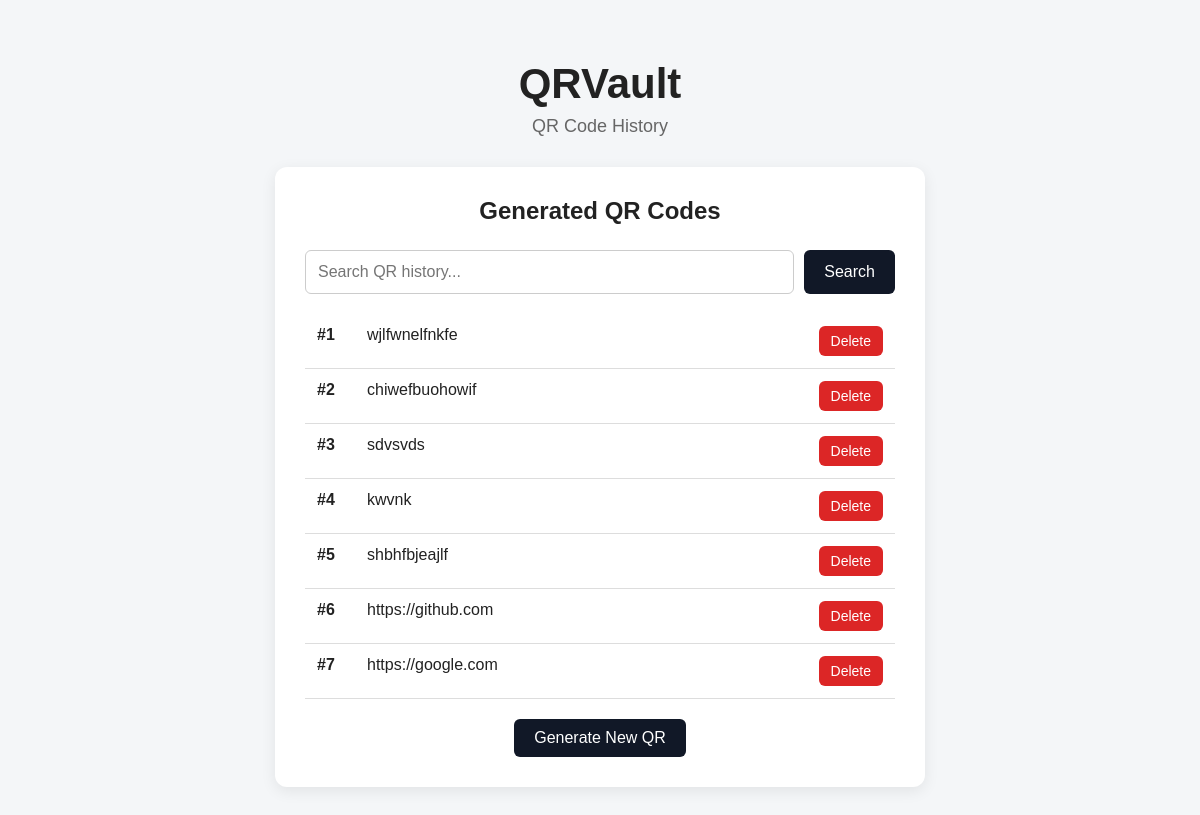
Before: /history with the older database file.
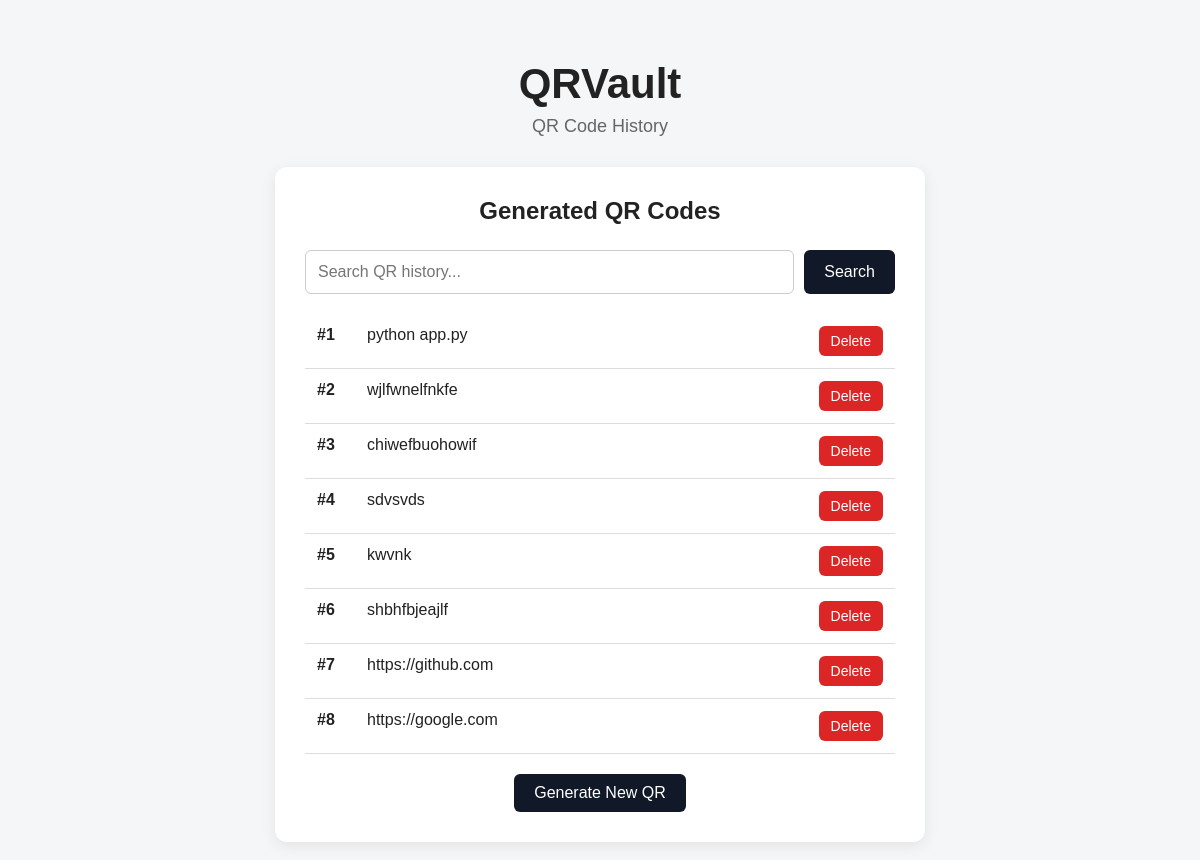
After: the same page with the newer database file.
### tables this page shows
CREATE TABLE qr_codes (
            id INTEGER PRIMARY KEY AUTOINCREMENT,
            content TEXT NOT NULL
        );

### app.py (the view)
@app.route("/history")
def history():
    search = request.args.get("search", "").strip()
    conn = sqlite3.connect("qrvault.db")
    cursor = conn.cursor()
    if search:
        cursor.execute(
            "SELECT id, content FROM qr_codes "
            "WHERE content LIKE ? ORDER BY id DESC",
            (f"%{search}%",)
        )
    else:
        cursor.execute(
            "SELECT id, content FROM qr_codes ORDER BY id DESC"
        )
    qr_codes = cursor.fetchall()
    conn.close()
    return render_template(
        "history.html",
        qr_codes=qr_codes,
        search=search
    )

### templates/history.html (shortened to what this page needs)
<!DOCTYPE html>
<html lang="en">
<head>
    <link
        rel="stylesheet"
        href="{{ url_for('static', filename='style.css') }}"
    >
</head>
<body>
    <div class="container">
        <h1>QRVault</h1>
        <p class="subtitle">
            QR Code History
        </p>
        <div class="card">
            <h2>Generated QR Codes</h2>
            <form
                method="GET"
                action="{{ url_for('history') }}"
                class="search-form"
            >
                <input
                    type="text"
                    name="search"
                    placeholder="Search QR history..."
                    value="{{ search }}"
                >
                <button type="submit">
                    Search
                </button>
            </form>
            {% if qr_codes %}
                <div class="history-list">
                    {% for qr in qr_codes %}
                        <div class="history-item">
                            <span class="history-id">
                                #{{ loop.index }}
                            </span>
                            <span class="history-content">
                                {{ qr[1] }}
                            </span>
                            <form
                                method="POST"
                                action="{{ url_for('delete_qr', qr_id=qr[0]) }}"
                            >
                                <button
                                    type="submit"
                                    class="delete-btn"
                                >
                                    Delete
                                </button>
                            </form>
                        </div>
                    {% endfor %}
                </div>
            {% else %}
                <p>
                    No matching QR codes found.
                </p>
            {% endif %}
            <a
                href="{{ url_for('home') }}"
                class="download-btn"
            >
                Generate New QR
            </a>
        </div>
    </div>
</body>
</html>

### static/style.css (style rules this page uses)
* { box-sizing: border-box; margin: 0; padding: 0; }
body { font-family: Arial, sans-serif; background: #f4f6f8; color: #222; min-height: 100vh; }
.container { width: 90%; max-width: 650px; margin: 60px auto; text-align: center; }
h1 { font-size: 42px; margin-bottom: 8px; }
.subtitle { color: #666; font-size: 18px; margin-bottom: 30px; }
.card { background: white; padding: 30px; border-radius: 12px; box-shadow: 0 4px 15px rgba(0, 0, 0, 0.08); }
.card h2 { margin-bottom: 25px; }
form { text-align: left; }
input { width: 100%; padding: 12px; border: 1px solid #ccc; border-radius: 6px; font-size: 16px; margin-bottom: 15px; }
button { width: 100%; padding: 12px; border: none; border-radius: 6px; background: #111827; color: white; font-size: 16px; cursor: pointer; }
.download-btn { display: inline-block; margin-top: 20px; padding: 10px 20px; background: #111827; color: white; text-decoration: none; border-radius: 6px; }
.history-list { margin-top: 20px; text-align: left; }
.history-item { display: flex; gap: 15px; padding: 12px; border-bottom: 1px solid #ddd; }
.history-id { font-weight: bold; min-width: 35px; }
.history-content { word-break: break-word; }
.delete-btn { width: auto; padding: 7px 12px; background: #dc2626; font-size: 14px; }
.history-item form { margin-left: auto; }
.search-form { display: flex; gap: 10px; margin: 20px 0; }
.search-form input { margin-bottom: 0; flex: 1; }
.search-form button { width: auto; padding: 12px 20px; }

Changed rows visible on the page:
added qr_codes: content "python app.py"
